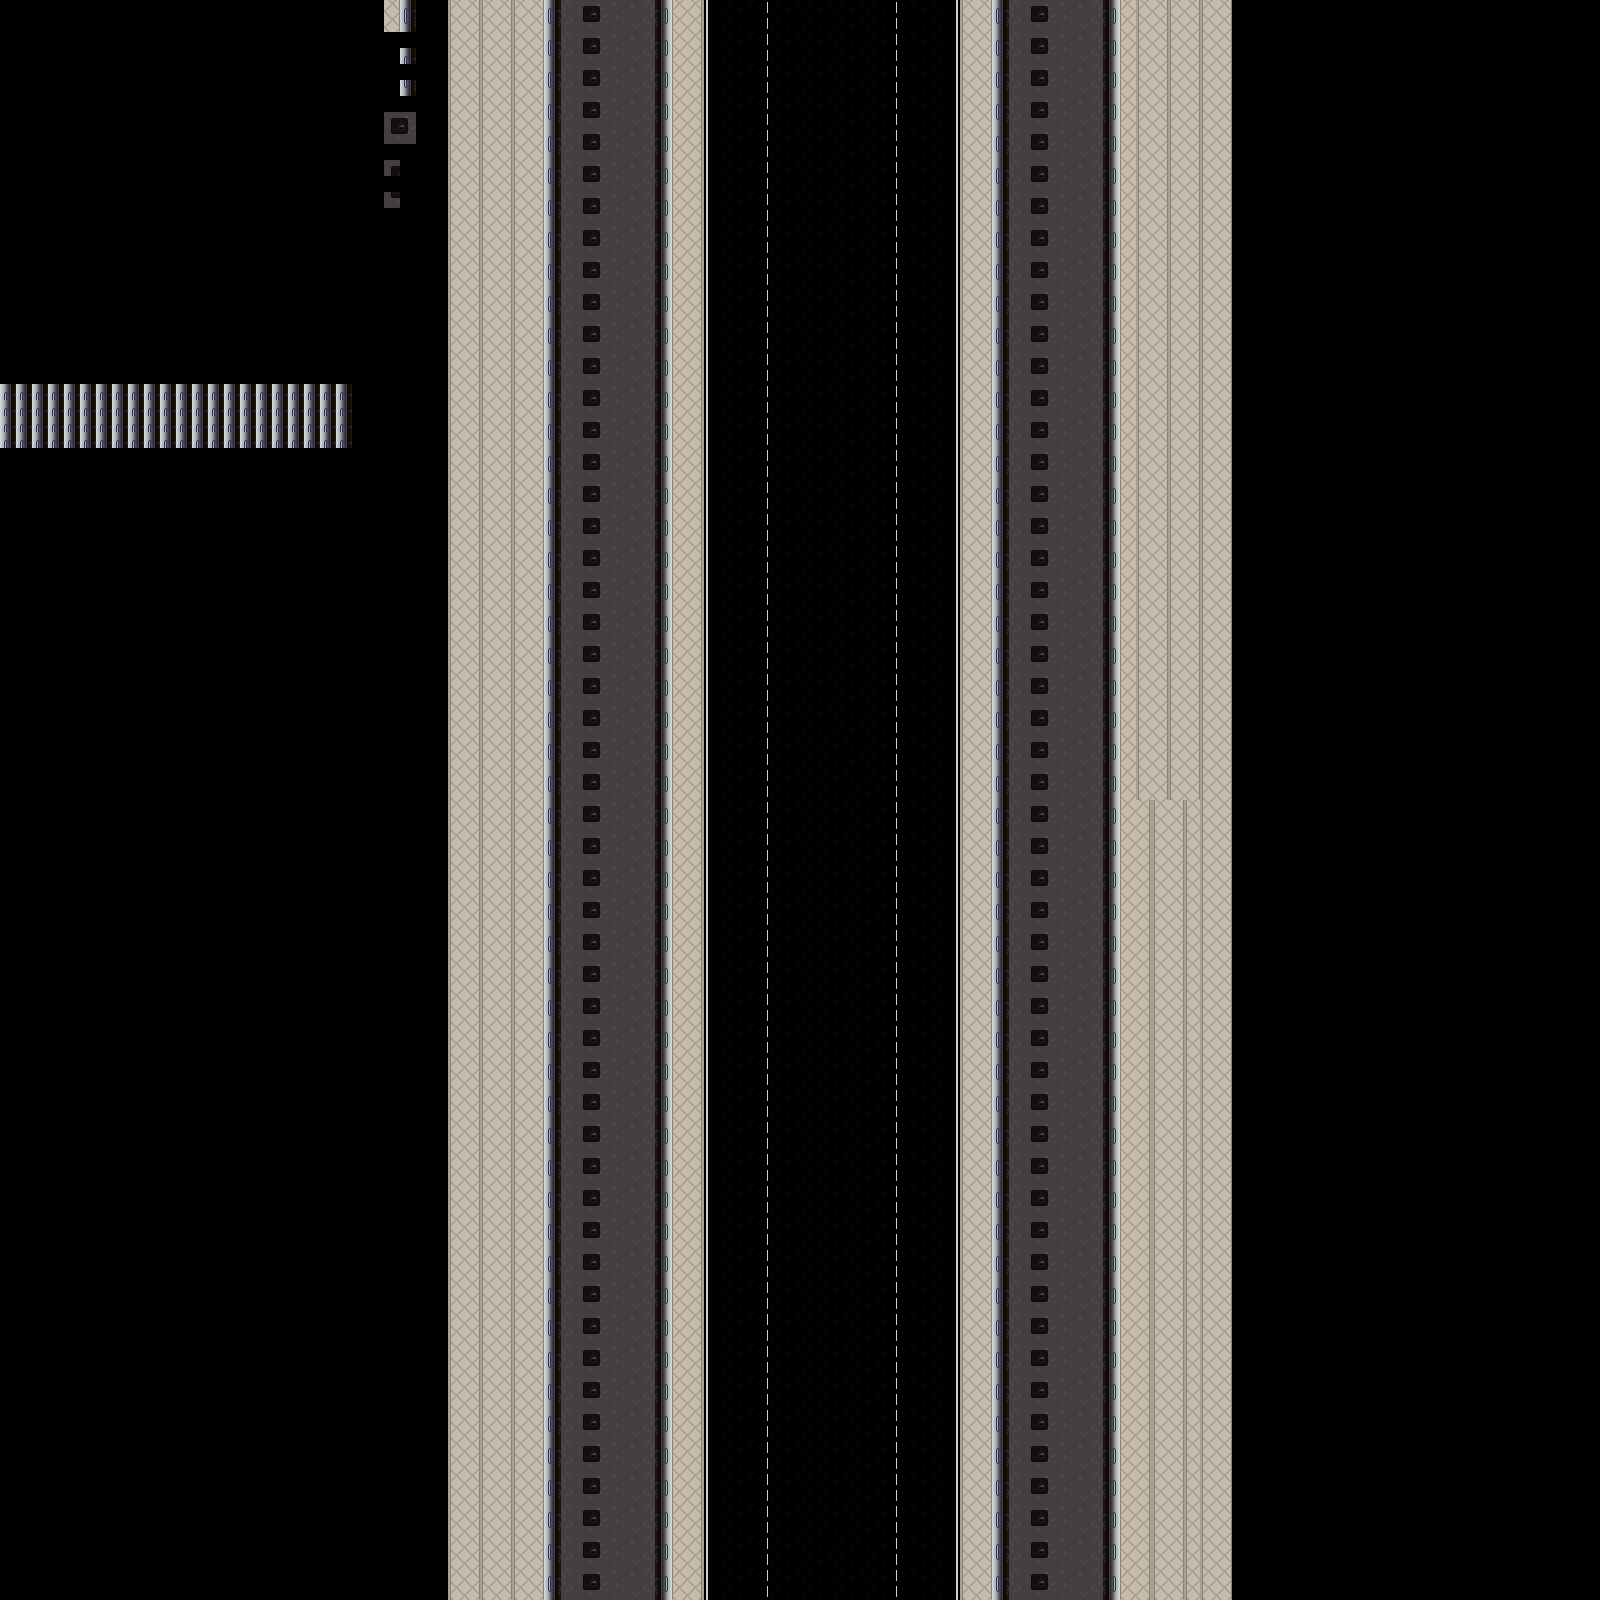

Tiled map render using the project's own tile images. Description and the map definition, with tile-layer contents summarised, below:
An orthogonal 100x100 tile map with 16x16 px tiles, 2 tile layers (Tile Layer 1, Collisions).

<map version="1.2" tiledversion="2019.02.10" orientation="orthogonal" renderorder="right-down" width="100" height="100" tilewidth="16" tileheight="16" infinite="0" nextlayerid="4" nextobjectid="1">
 <tileset firstgid="1" source="../tilesets/Road.tsx" />
 <layer id="1" name="Tile Layer 1" width="100" height="100">
  <data>[10000 cells, 4912 non-empty, 40 distinct tile ids]</data>
 </layer>
 <layer id="2" name="Collisions" width="100" height="100">
  <data>[10000 cells, 88 non-empty, 1 distinct tile ids]</data>
 </layer>
</map>